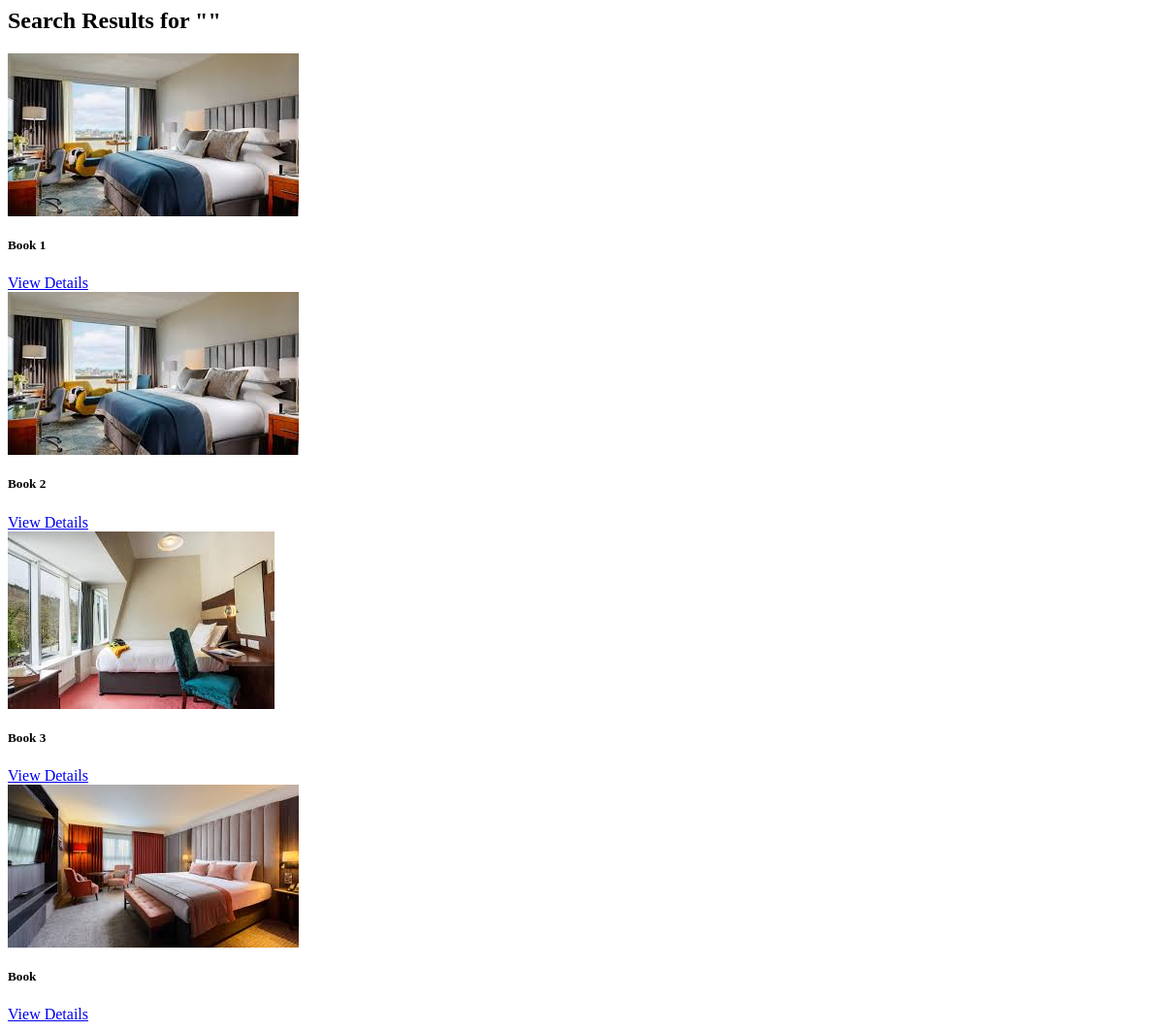
The app's page /search/, older data.
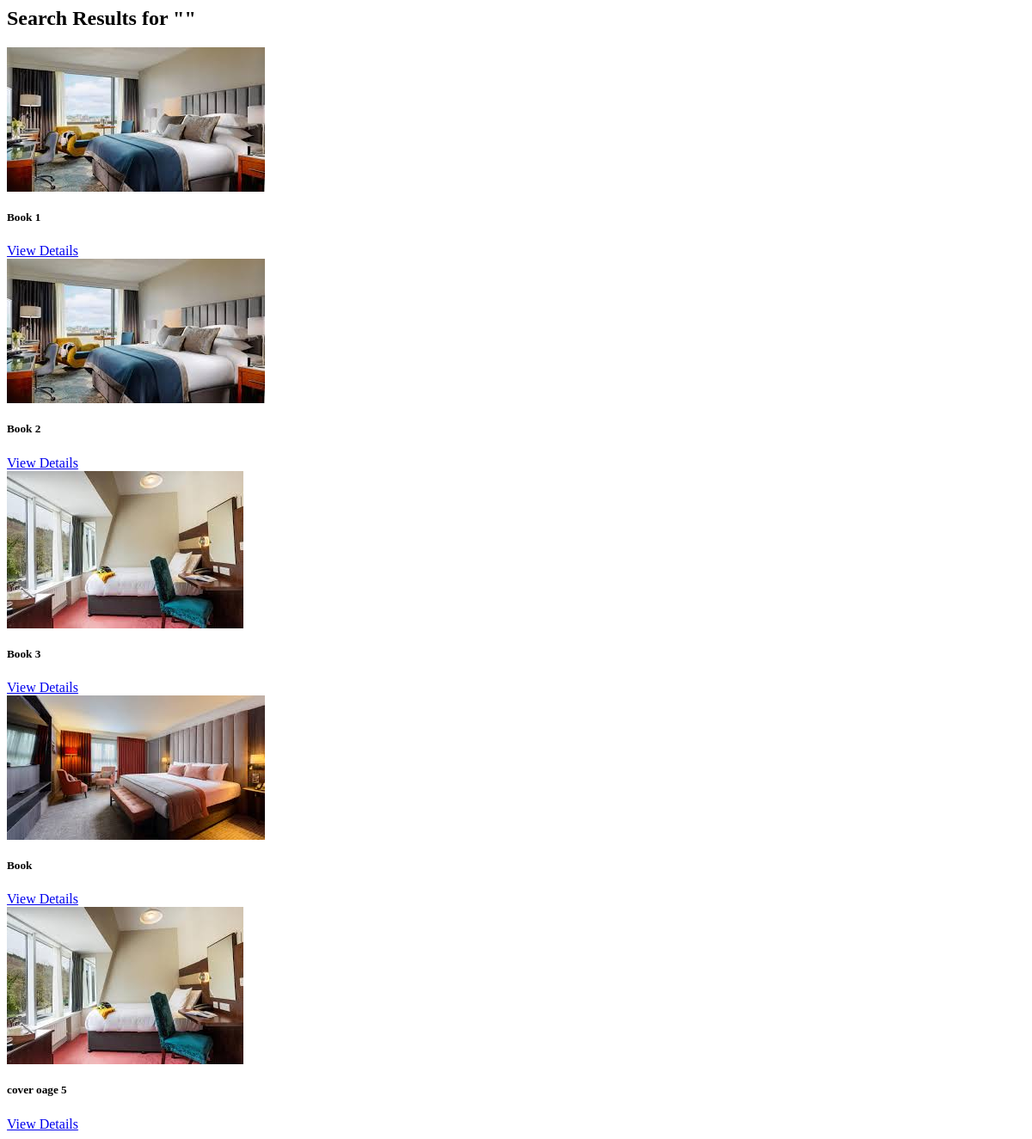
The same page, newer data.
### library_web/models.py (models this page shows, shortened)
class EBooksModel(models.Model):
    book_id = models.CharField(max_length=20, unique=True, blank=True)
    title = models.CharField(max_length=200)
    subtitle = models.CharField(max_length=255, blank=True)
    author = models.CharField(max_length=200)
    publisher = models.CharField(max_length=200)
    description = models.TextField()
    category = models.CharField(max_length=50)
    image = models.ImageField(upload_to="books/")
    rating = models.IntegerField(default=0)
    borrow_count = models.PositiveIntegerField(default=0)
    book_pdf = models.FileField(upload_to="pdfs/", null=True, blank=True)
    book_audio = models.FileField(upload_to="audio/", null=True, blank=True)
    is_borrowed = models.BooleanField(default=False)

### library_web/views.py (the view)
# urls.py: path("search/", views.search_books, name="search_books"),
@require_http_methods(["GET", "POST"])
@csrf_protect
def search_books(request):
    query = request.GET.get("q", "").strip()
    books = EBooksModel.objects.all()
    if query:
        for word in query.split():
            books = books.filter(title__icontains=word)
    return render(
        request,
        "search_books.html",
        {"books": books, "query": query},
    )

### library_web/templates/search_books.html
<div class="container mt-4">
    <h2 class="text-center mb-4">Search Results for "{{ query }}"</h2>
    <div class="row">
        {% if books %}
            {% for book in books %}
            <div class="col-md-4 mb-4">
                <div class="card shadow-lg border-0 rounded-4">
                    <img src="{{ book.image.url }}" class="card-img-top" alt="{{ book.title }}">
                    <div class="card-body text-center">
                        <h5 class="fw-bold">{{ book.title }}</h5>
                        <a href="{% url 'viewBook' book.id %}"
                           class="btn btn-primary mt-2 w-100">
                            View Details
                        </a>
                    </div>
                </div>
            </div>
            {% endfor %}
        {% else %}
            <p class="text-center mt-5 fs-4 text-muted">No books found.</p>
        {% endif %}
    </div>
</div>

Row changes from the older to the newer data that the page shows:
added EBooksModel: image (picture), title "cover oage 5"
